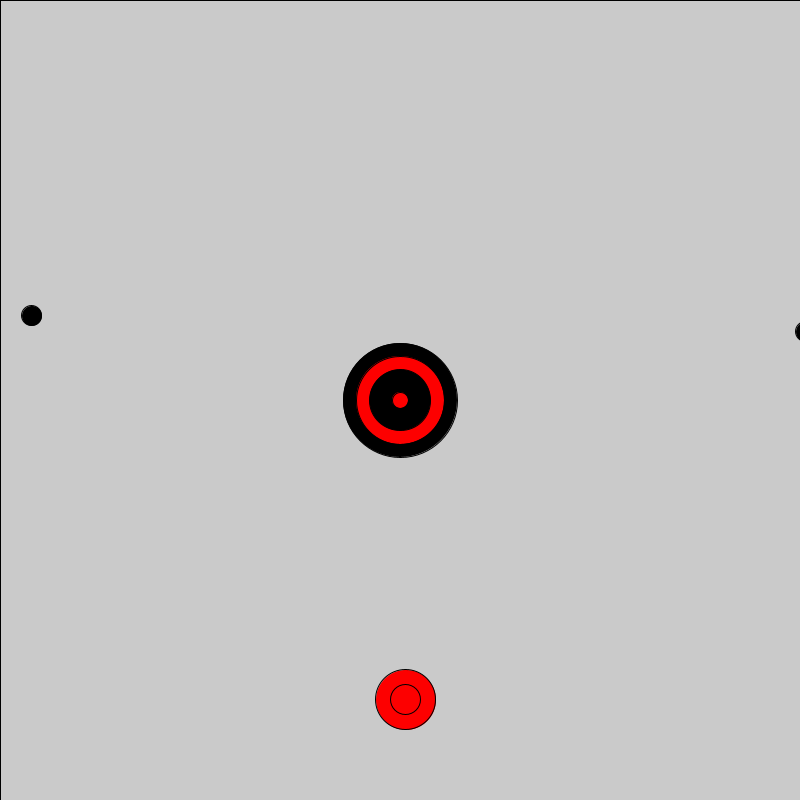
Frame 1 (no input)
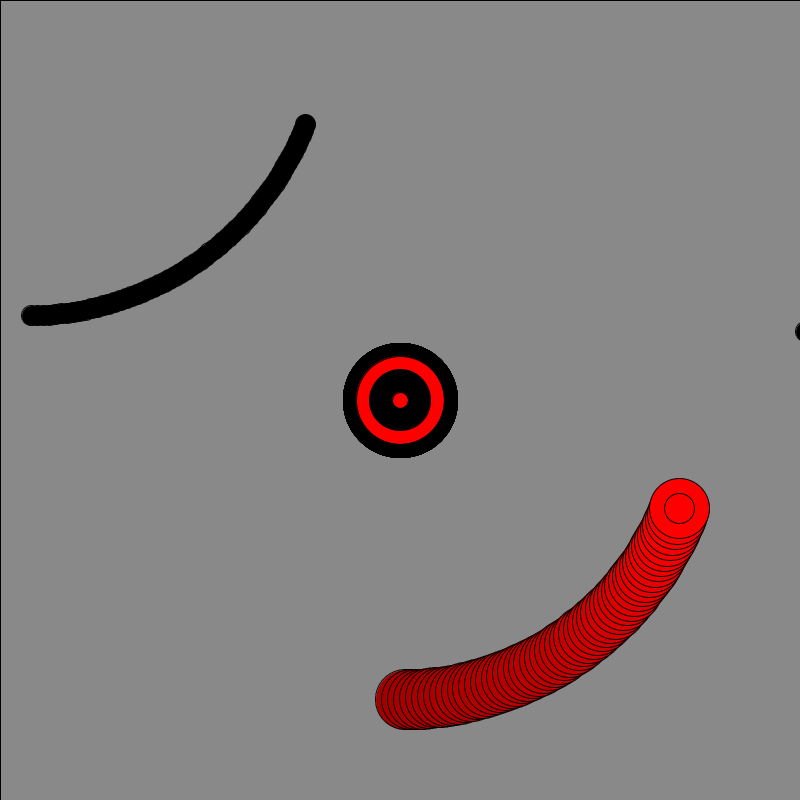
Frame 60 (the mouse pressed at the canvas centre just before this capture)
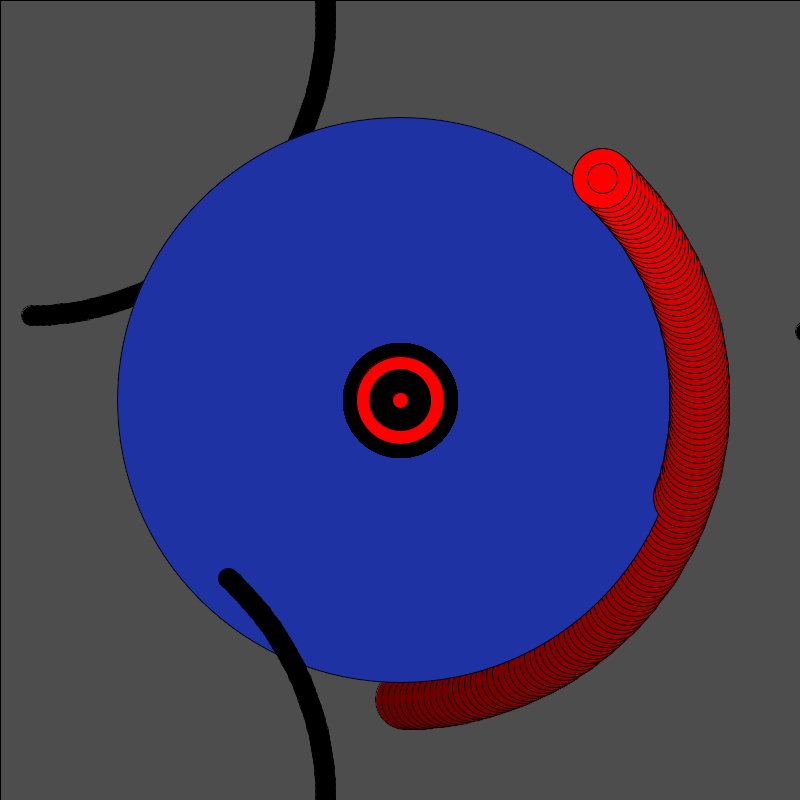
Frame 120 (the mouse held since frame 60 and released just before this capture)

The Processing sketch that drew these frames (run headless with seeded random() and noise(); from frame 60 on, the mouse is pressed at the canvas centre):

// Processing sketch: processing_135684
// ── processing_135684.pde


float i = 0;
void setup() {
  size(800, 800);
  }
void draw() {
  //background(0);
  i=i+0.02;
  noCursor();
  float vel = 0;
  float posicionX = 300*sin(i);
  float posicionY = 300*cos(i);

  float otraPosicionX = 50*sin(i*15);
  float otraPosicionY = 50*cos(i*15);
  //pendiente
  float grueso = 30;


  //centro
  fill(255, 0, 0);
  ellipse((width/2)+posicionX, (width/2)+posicionY, 60, 60);
  //centro mas pequeño
  ellipse((width/2)+posicionX, (width/2)+posicionY, 30, 30);
  //derecha abajo
  fill(0);
  ellipse((width/1)+posicionX, (width/1)+posicionY, 20, 20); 
  //izquierda abajo
  fill(0);
  ellipse((width/30)+posicionX, (height)+posicionY, 20, 20); 

  //izquierda
  fill(0);
  ellipse(width/1+posicionX, height/25+posicionY, 20, 20);
  //derecha
  fill(0);
  ellipse(width/30+posicionX, height/50+posicionY, 20, 20);
  //pequeños
  ellipse(width/2, 400, width/7, height/7);
  fill(255, 0, 0);
  ellipse(width/2, 400, width/9, height/9);
  fill(0);
  ellipse(width/2, 400, width/13, height/13);
  fill (255, 0, 0); 
  ellipse(width/2, 400, width/50, height/50);

  fill(0, 2);
  rect(0, 0, width, height);// cuadrado que cubre toda la pantalla
  fill(30, 50, 255);// relleno blanco
  vel = dist(mouseX, mouseY, pmouseX, pmouseY); // calcula la velocidad del cursor y la graba en la variable
  println(vel); // escribe la velocidad en la pantalla negra
  ellipse(mouseX, mouseY, vel, vel); // elipses que siguen al cursor y con tamaño dependiendo de la velocida
}
